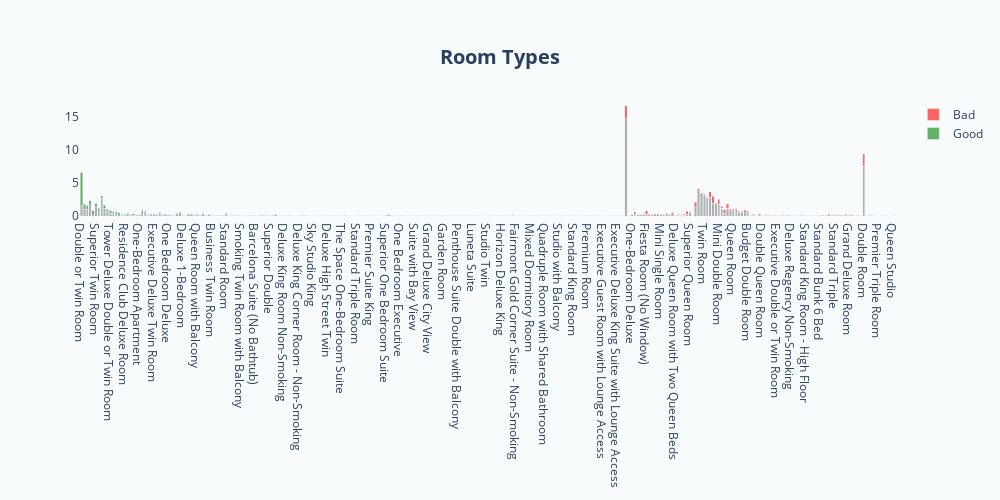

The code cell stored with this chart in its notebook:
### Code cell
fig = make_subplots(rows=1, cols=1,
                    #vertical_spacing = 0.04,
subplot_titles=("",""))




fig.add_trace(go.Bar(x=data3.index, y=data3[data3.columns[0]].values.tolist(),name="", opacity=0.6, marker_color="grey",showlegend=False,),row=1, col=1)
fig.add_trace(go.Bar(x=data1.index, y=data1[data1.columns[0]].values.tolist(),name="Good", opacity=0.6, marker_color="green"),row=1, col=1)
fig.add_trace(go.Bar(x=data2.index, y=data2[data2.columns[0]].values.tolist(),name="Bad", opacity=0.6, marker_color="red"),row=1, col=1)


cf.layout_v1(fig,"Room Types",500,1000,order_green)

fig.show()

### Figure 1 — Plotly figure (JSON) as saved in the notebook; plotly's stock layout.template omitted (floating-point values rounded to 4 significant figures; data arrays with more than 128 entries replaced by an {"elided": "..."} marker saying what was removed)
{"data": [{"marker": {"color": "grey"}, "name": "", "opacity": 0.6, "showlegend": false, "type": "bar", "x": {"elided": "282 str values"}, "xaxis": "x", "y": {"elided": "282 float values"}, "yaxis": "y"}, {"marker": {"color": "green"}, "name": "Good", "opacity": 0.6, "type": "bar", "x": {"elided": "282 str values"}, "xaxis": "x", "y": {"elided": "282 float values"}, "yaxis": "y"}, {"marker": {"color": "red"}, "name": "Bad", "opacity": 0.6, "type": "bar", "x": {"elided": "282 str values"}, "xaxis": "x", "y": {"elided": "282 float values"}, "yaxis": "y"}], "layout": {"barmode": "stack", "height": 500, "legend": {"groupclick": "toggleitem", "orientation": "v"}, "paper_bgcolor": "#F8FBFB", "plot_bgcolor": "#F8FBFB", "title": {"font": {"size": 20}, "text": "<b>Room Types</b>", "x": 0.5, "xanchor": "center", "y": 0.9, "yanchor": "top"}, "width": 1000, "xaxis": {"anchor": "y", "categoryarray": {"elided": "282 str values"}, "categoryorder": "array", "domain": [0, 1]}, "yaxis": {"anchor": "x", "domain": [0, 1], "gridcolor": "white", "griddash": "dot", "gridwidth": 0.1, "showgrid": true, "zeroline": false}}}
